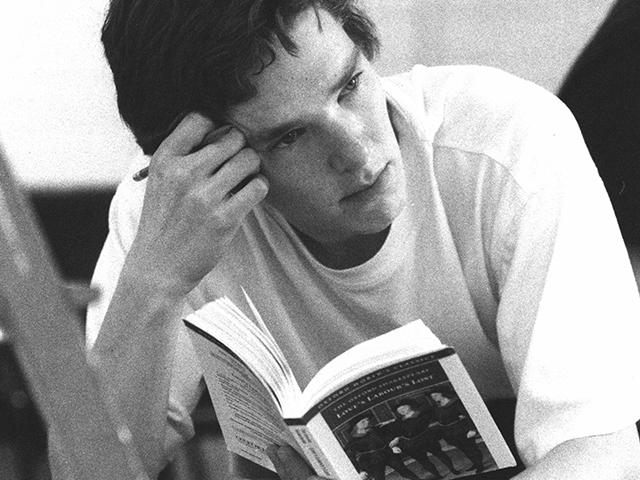
#> input picture benedict.jpg, 640 x 480 px, found by its file name
$ python transformations.py
#> lines starting #> are read from the running program, lines starting #| are printed output that depends on the picture
import cv2 as cv
import numpy as np

img = cv.imread('benedict.jpg')
#> img is the input picture: shape (480, 640, 3); min 2, max 255, mean 153.8
cv.imshow('Benedict', img)

def translate(img, x, y):
#> called with x = 100, y = 100
    transMat = np.float32([[1, 0, x], [0, 1, y]])
    dimensions = (img.shape[1], img.shape[0])
#> dimensions = (640, 480)
    return cv.warpAffine(img, transMat, dimensions)
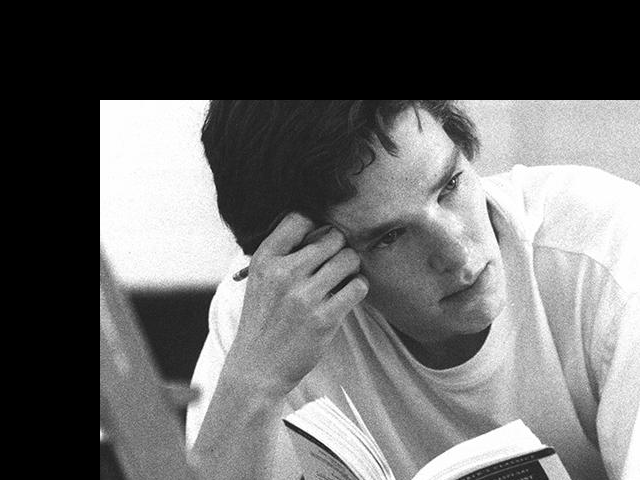
#> returned value: shape (480, 640, 3); min 0, max 255, mean 105.4

# -x --> Left
# -y --> Up
# x --> Right
# y --> Down
translated = translate(img, 100, 100)
cv.imshow('Translated', translated)

# Rotation
def rotate(img, angle, rotPoint=None):
#> called with angle = -45
    (height, width) = img.shape[:2]
#> height = 480; width = 640

    if rotPoint is None:
        rotPoint = (width//2, height//2)
#> rotPoint = (320, 240)

    rotMat = cv.getRotationMatrix2D(rotPoint, angle, 1.0)
    dimensions = (width, height)
#> dimensions = (640, 480)

    return cv.warpAffine(img, rotMat, dimensions)
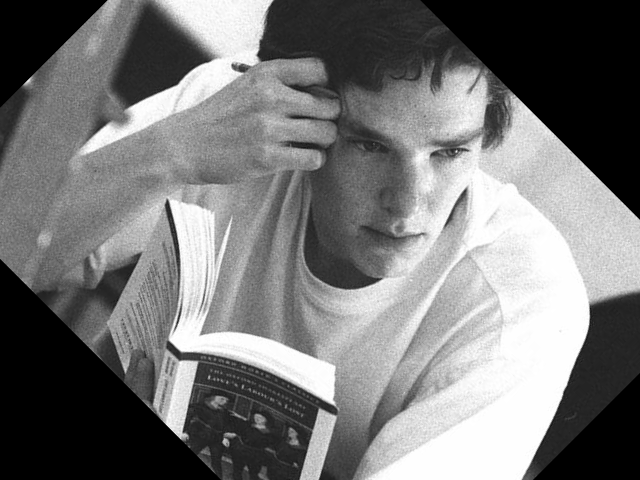
#> returned value: shape (480, 640, 3); min 0, max 255, mean 118.8

rotated = rotate(img, -45)
cv.imshow('Rotated', rotated)

rotated_rotated = rotate(rotated, -45)
#> call 2 of rotate, with angle = -45
#> in rotate (call 2), `return cv.warpAffine(img, rotMat, dimensions)`:
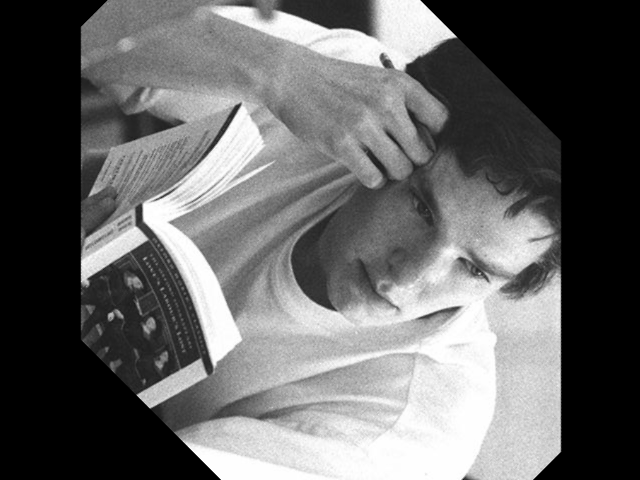
#> returned value: shape (480, 640, 3); min 0, max 255, mean 102.9
cv.imshow('Rotated Rotated', rotated_rotated)

# Resizing
resized = cv.resize(img, (200, 200), interpolation=cv.INTER_AREA)
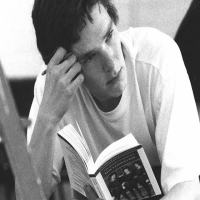
#> resized: shape (200, 200, 3); min 28, max 255, mean 153.8
cv.imshow('Resized', resized)

# Flipping
flip = cv.flip(img, -1)
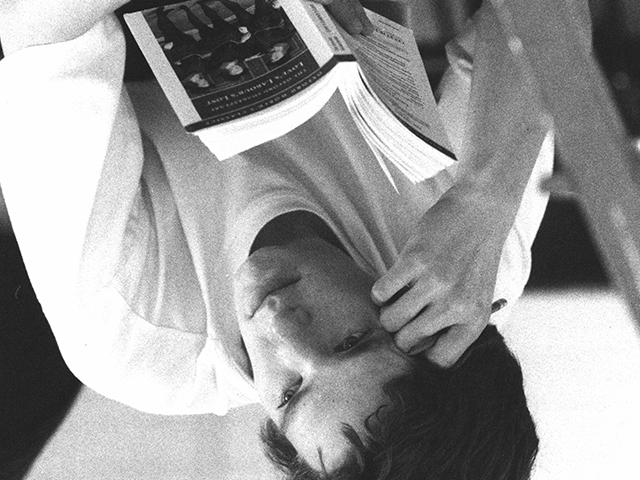
#> flip: shape (480, 640, 3); min 2, max 255, mean 153.8
cv.imshow('Flip', flip)

# Cropping
cropped = img[50:250, 200:400]
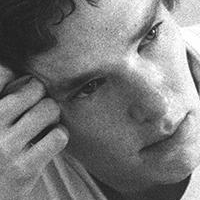
#> cropped: shape (200, 200, 3); min 9, max 255, mean 121.4
cv.imshow('Cropped', cropped)

cv.waitKey(0)
